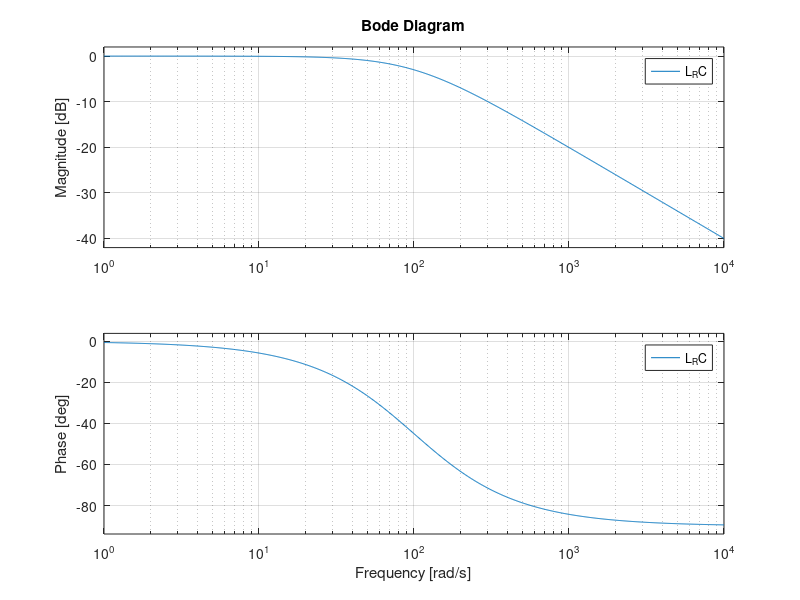
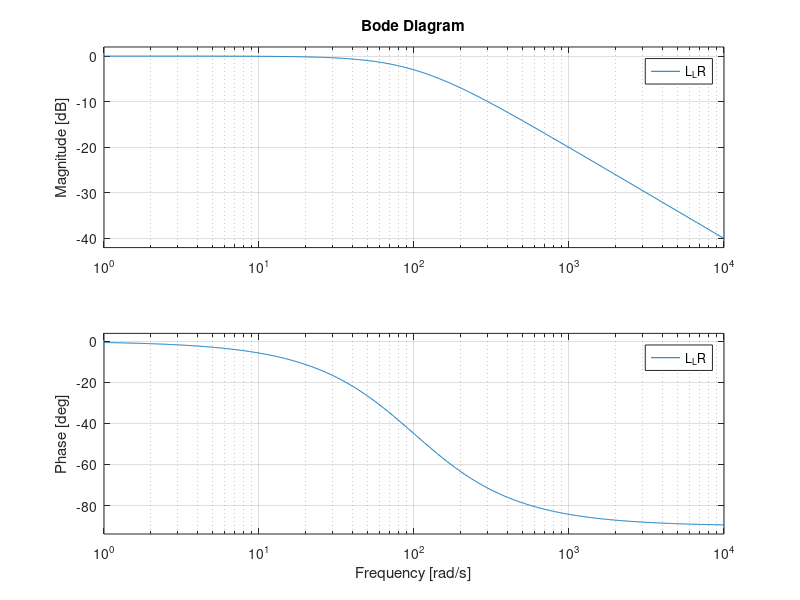

The MATLAB script that drew these images, in order:
clear; clc

%% Parameters

R = 1; C = 0.01; L = 0.01;

%% Low Pass Filter

L_RC = tf(1, [R*C 1]);
L_LR = tf(R, [L R]);
figure(1); bode(L_RC); grid on
figure(2); bode(L_LR); grid on

%% High Pass Filter